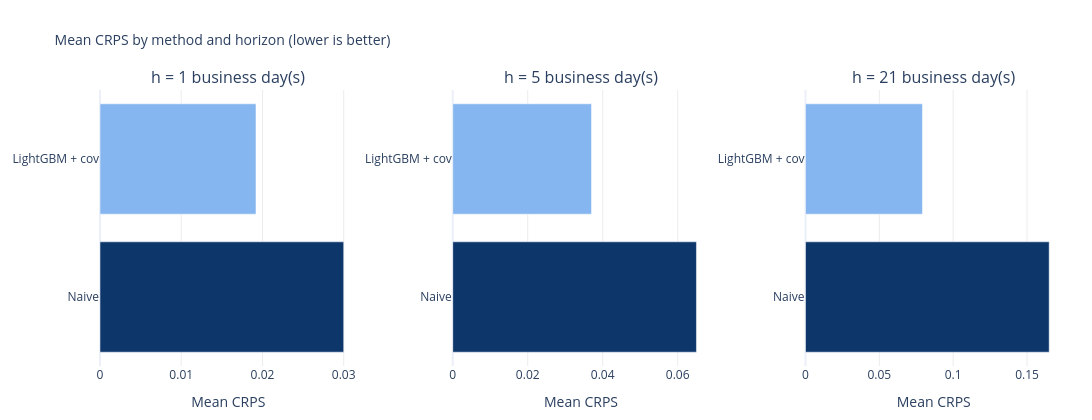

The code cell stored with this chart in its notebook:
### Code cell
plotly_display_multivariate_backtest_leaderboard(EVAL_DF)

### Figure 1 — Plotly figure (JSON) as saved in the notebook; plotly's stock layout.template omitted (floating-point values rounded to 4 significant figures)
{"data": [{"hovertemplate": "%{y}<br>Mean CRPS: %{x:.5f}<extra></extra>", "marker": {"color": ["rgb(134, 182, 239)", "rgb(13, 54, 107)"]}, "orientation": "h", "showlegend": false, "type": "bar", "x": [0.0192, 0.03], "xaxis": "x", "y": ["LightGBM + cov", "Naive"], "yaxis": "y"}, {"hovertemplate": "%{y}<br>Mean CRPS: %{x:.5f}<extra></extra>", "marker": {"color": ["rgb(134, 182, 239)", "rgb(13, 54, 107)"]}, "orientation": "h", "showlegend": false, "type": "bar", "x": [0.03702, 0.065], "xaxis": "x2", "y": ["LightGBM + cov", "Naive"], "yaxis": "y2"}, {"hovertemplate": "%{y}<br>Mean CRPS: %{x:.5f}<extra></extra>", "marker": {"color": ["rgb(134, 182, 239)", "rgb(13, 54, 107)"]}, "orientation": "h", "showlegend": false, "type": "bar", "x": [0.07922, 0.165], "xaxis": "x3", "y": ["LightGBM + cov", "Naive"], "yaxis": "y3"}], "layout": {"annotations": [{"font": {"size": 16}, "showarrow": false, "text": "h = 1 business day(s)", "x": 0.1333, "xanchor": "center", "xref": "paper", "y": 1, "yanchor": "bottom", "yref": "paper"}, {"font": {"size": 16}, "showarrow": false, "text": "h = 5 business day(s)", "x": 0.5, "xanchor": "center", "xref": "paper", "y": 1, "yanchor": "bottom", "yref": "paper"}, {"font": {"size": 16}, "showarrow": false, "text": "h = 21 business day(s)", "x": 0.8667, "xanchor": "center", "xref": "paper", "y": 1, "yanchor": "bottom", "yref": "paper"}], "height": 420, "margin": {"b": 50, "l": 60, "r": 30, "t": 90}, "title": {"font": {"size": 14}, "text": "Mean CRPS by method and horizon (lower is better)"}, "width": 1140, "xaxis": {"anchor": "y", "domain": [0, 0.2667], "gridcolor": "rgba(0, 0, 0, 0.08)", "showgrid": true, "title": {"text": "Mean CRPS"}}, "xaxis2": {"anchor": "y2", "domain": [0.3667, 0.6333], "gridcolor": "rgba(0, 0, 0, 0.08)", "showgrid": true, "title": {"text": "Mean CRPS"}}, "xaxis3": {"anchor": "y3", "domain": [0.7333, 1], "gridcolor": "rgba(0, 0, 0, 0.08)", "showgrid": true, "title": {"text": "Mean CRPS"}}, "yaxis": {"anchor": "x", "autorange": "reversed", "domain": [0, 1]}, "yaxis2": {"anchor": "x2", "autorange": "reversed", "domain": [0, 1]}, "yaxis3": {"anchor": "x3", "autorange": "reversed", "domain": [0, 1]}}}
